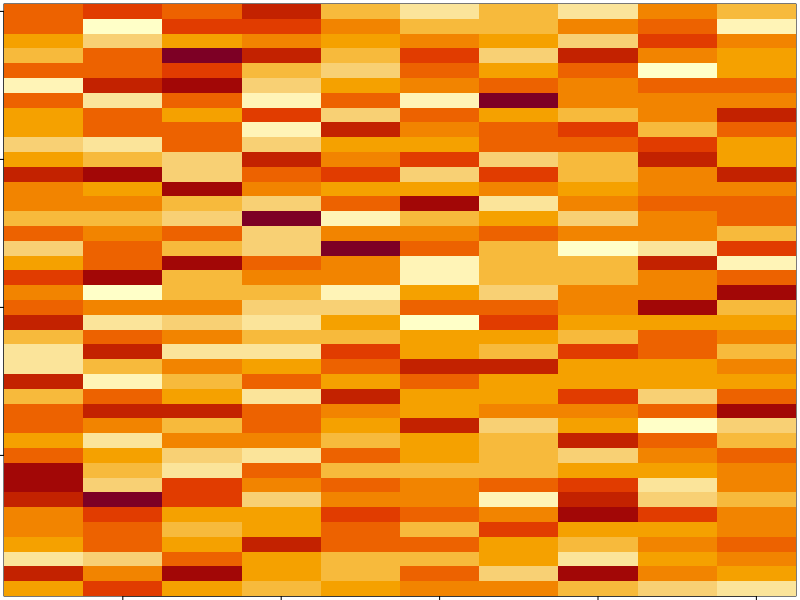
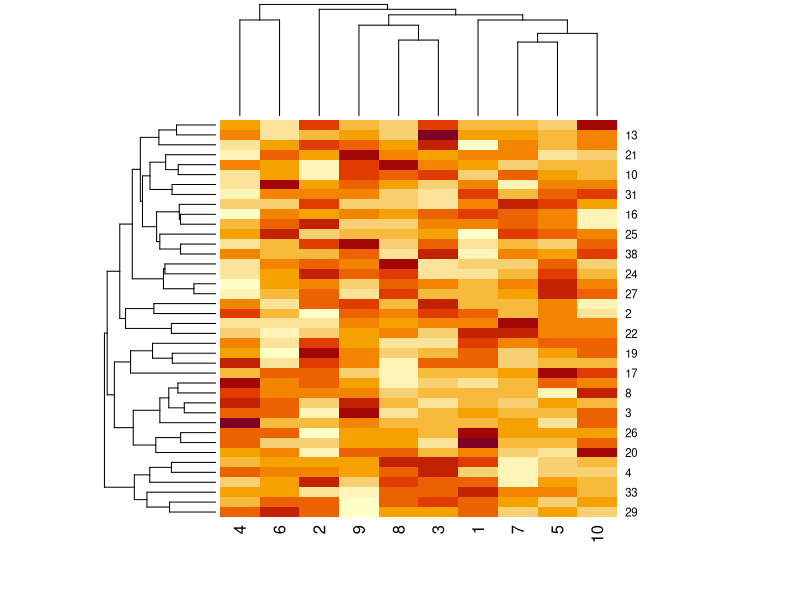
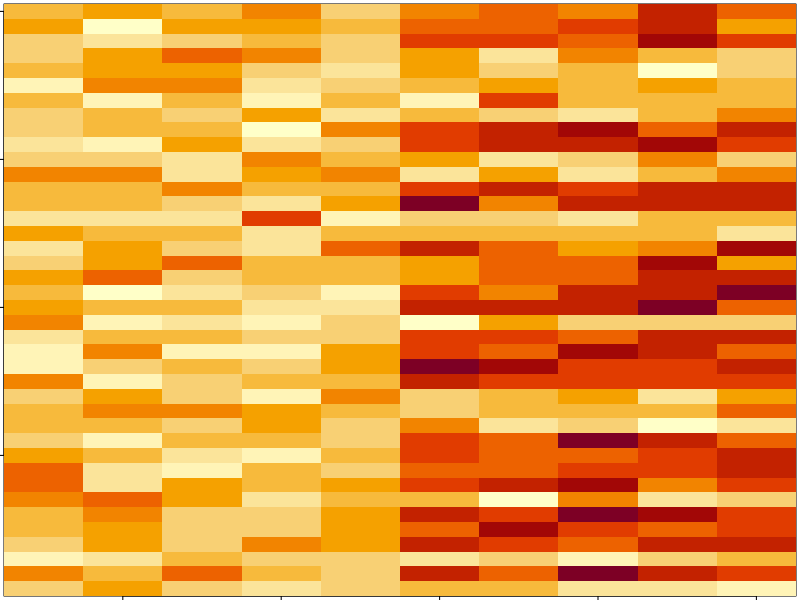
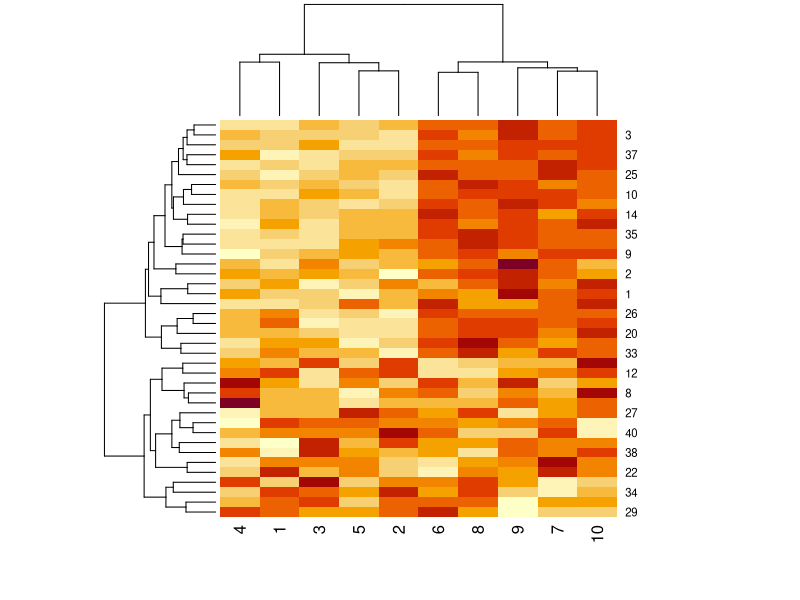
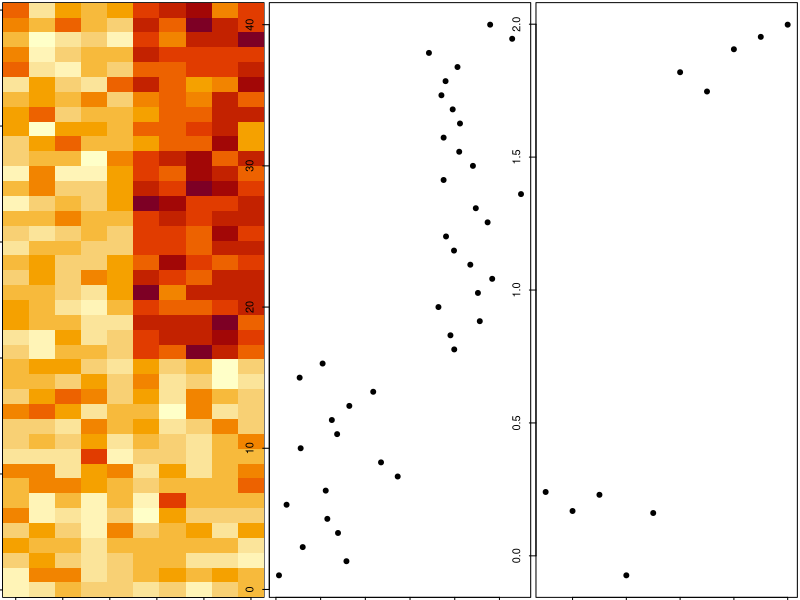

The R source for these figures, in order:
set.seed(12345)
# ?par
par(mar = rep(0.2, 4))
data_Matrix <- matrix(rnorm(400), nrow = 40)
image(1:10, 1:40, t(data_Matrix)[, nrow(data_Matrix):1])

# ?rep
heatmap(data_Matrix)

# ?rbinom
set.seed(678910)
for (i in 1:40) {
  coin_Flip <- rbinom(1, size = 1, prob = 0.5)
  if (coin_Flip) {
    data_Matrix[i, ] <- data_Matrix[i, ] + rep(c(0, 3), each = 5)
  }
}
image(1:10, 1:40, t(data_Matrix)[, nrow(data_Matrix):1])
heatmap(data_Matrix)

hh <- hclust(dist(data_Matrix))
data_Matrix_Ordered <- data_Matrix[hh$order, ]
par(mfrow = c(1, 3))
image(t(data_Matrix_Ordered)[, nrow(data_Matrix_Ordered):1])
plot(rowMeans(data_Matrix_Ordered), 40:1, , xlab = "The Row Mean", ylab = "Row", pch = 19)
plot(colMeans(data_Matrix_Ordered), xlab = "Column", ylab = "Column Mean", pch = 19)
